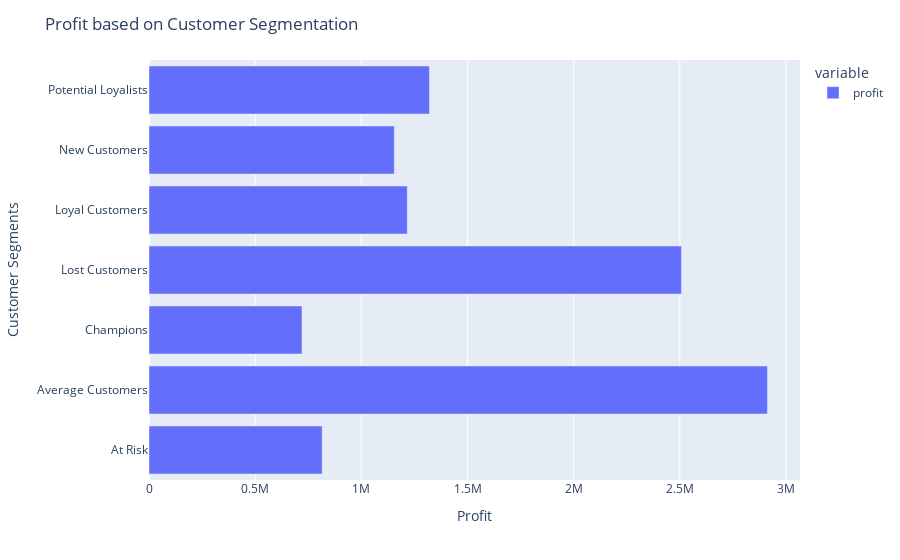

Source (notebook cell):
### Code cell
# Plot
fig = px.bar(segmentwise_profit, orientation='h')
fig.update_layout(
    xaxis_title = 'Profit',
    yaxis_title = 'Customer Segments',
    title = 'Profit based on Customer Segmentation'
)
fig.show()

### Figure 1 — Plotly figure (JSON) as saved in the notebook; plotly's stock layout.template omitted (floating-point values rounded to 4 significant figures)
{"data": [{"alignmentgroup": "True", "hovertemplate": "variable=profit<br>value=%{x}<br>Segment=%{y}<extra></extra>", "legendgroup": "profit", "marker": {"color": "#636efa", "pattern": {"shape": ""}}, "name": "profit", "offsetgroup": "profit", "orientation": "h", "showlegend": true, "textposition": "auto", "type": "bar", "x": [815500.0, 2913000.0, 720400.0, 2507000.0, 1216000.0, 1155000.0, 1321000.0], "xaxis": "x", "y": [" At Risk", "Average Customers", "Champions", "Lost Customers", "Loyal Customers", "New Customers", "Potential Loyalists"], "yaxis": "y"}], "layout": {"barmode": "relative", "legend": {"title": {"text": "variable"}, "tracegroupgap": 0}, "margin": {"t": 60}, "title": {"text": "Profit based on Customer Segmentation"}, "xaxis": {"anchor": "y", "domain": [0, 1], "title": {"text": "Profit"}}, "yaxis": {"anchor": "x", "domain": [0, 1], "title": {"text": "Customer Segments"}}}}
